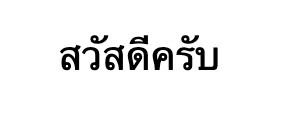
#> input picture groundtruth/sample_original/tha_01.png, 292 x 122 px
$ python crop_from_bounding_box.py
#> lines starting #> are read from the running program, lines starting #| are printed output that depends on the picture
from PIL import Image

# Example image path
image_path = './groundtruth/sample_original/tha_01.png'

# Load the image
image = Image.open(image_path)
#> image is the input picture: PIL image 292x122 RGBA; mean R, G, B, A 240.9, 240.9, 240.9, 255

# Define bounding boxes based on your data
bounding_boxes = [
    (0, 0, 292, 122),
    (60, 35, 60 + 158, 35 + 35),
    (60, 35, 60 + 158, 35 + 35),
    (60, 35, 60 + 158, 35 + 35),
    (55, 40, 65 + 18, 50 + 25),
    (77, 31, 77 + 16, 31 + 49),
    (92, 35, 92 + 16, 35 + 35),
    (108, 45, 108 + 16, 45 + 25),
    (128, 35, 128 + 11, 35 + 35),
    (138, 31, 138 + 16, 31 + 49),
    (154, 47, 154 + 16, 47 + 23),
    (169, 31, 169 + 16, 31 + 49),
    (184, 35, 184 + 15, 35 + 35),
    (199, 47, 199 + 19, 47 + 23),
]

# Crop the image for each bounding box
cropped_images = []
for i, box in enumerate(bounding_boxes):
    left, top, right, bottom = box
    cropped_image = image.crop((left, top, right, bottom))

    # Convert the image to RGB if it's in RGBA mode
    if cropped_image.mode == 'RGBA':
        cropped_image = cropped_image.convert('RGB')

    cropped_images.append(cropped_image)
    cropped_image.save(f'cropped_image_{i}.jpg')
#> this loop made 14 passes
#> pass 2, `cropped_image = image.crop((left, top, right, bottom))`:
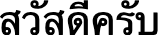
#> cropped_image: PIL image 158x35 RGBA; mean R, G, B, A 164.3, 164.3, 164.3, 255
#> after the loop:
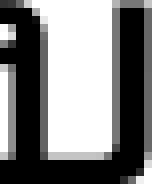
#> cropped_image: PIL image 19x23 RGB (shown 8 times larger); min 0, max 255, mean 126.4
#> after the loop, cropped_images = 14 items

print(f'{len(cropped_images)} images cropped and saved.')
#| 14 images cropped and saved.

$ run again, with groundtruth/sample_original/tha_02.png copied over groundtruth/sample_original/tha_01.png
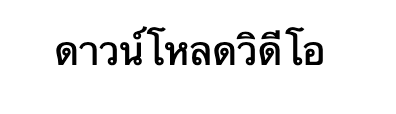
#> input picture groundtruth/sample_original/tha_02.png, 396 x 114 px
#> image is the input picture: PIL image 396x114 RGBA; mean R, G, B, A 237.8, 237.8, 237.8, 255
#> the loop `for i, box in enumerate(bounding_boxes):` made 14 passes
#> pass 1, `cropped_image = cropped_image.convert('RGB')`:
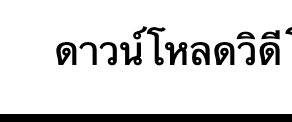
#> cropped_image: PIL image 292x122 RGB; min 0, max 255, mean 219.7
#> after the loop `for i, box in enumerate(bounding_boxes):`:
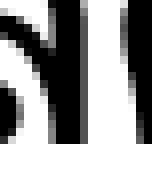
#> cropped_image: PIL image 19x23 RGB (shown 8 times larger); min 0, max 255, mean 156.7
#> after the loop `for i, box in enumerate(bounding_boxes):`: cropped_images = 14 items
#| 14 images cropped and saved.

$ run again, with groundtruth/sample_original/01_pax.png copied over groundtruth/sample_original/tha_01.png
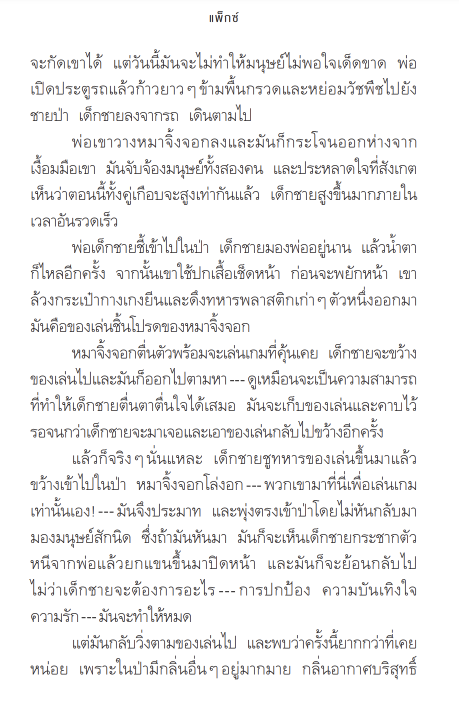
#> input picture groundtruth/sample_original/01_pax.png, 918 x 1406 px (shown at 1/2 size)
#> image is the input picture: PIL image 918x1406 RGBA; mean R, G, B, A 241.6, 241.2, 241.4, 255
#> the loop `for i, box in enumerate(bounding_boxes):` made 14 passes
#> pass 1, `cropped_image = image.crop((left, top, right, bottom))`:
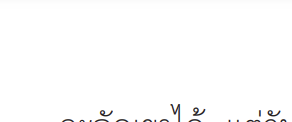
#> cropped_image: PIL image 292x122 RGBA; mean R, G, B, A 252.8, 252.7, 252.8, 255
#> after the loop `for i, box in enumerate(bounding_boxes):`: cropped_images = 14 items
#| 14 images cropped and saved.
